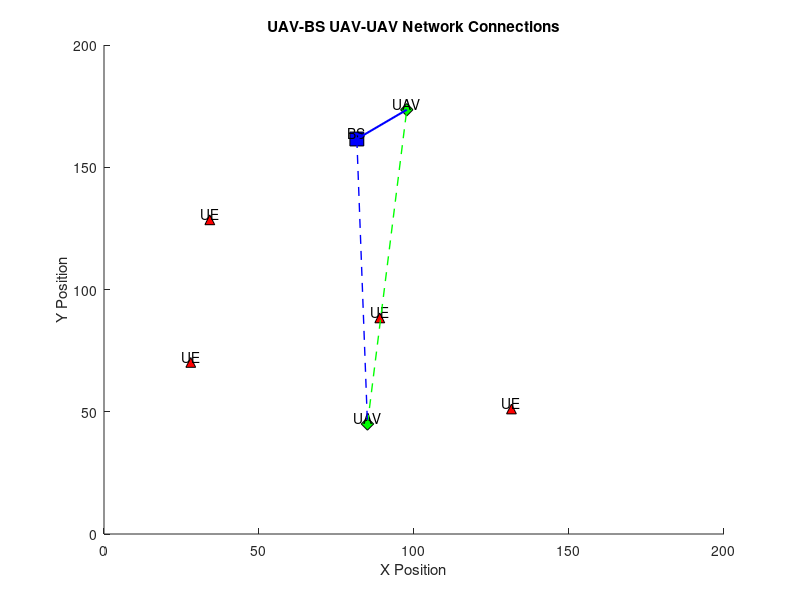
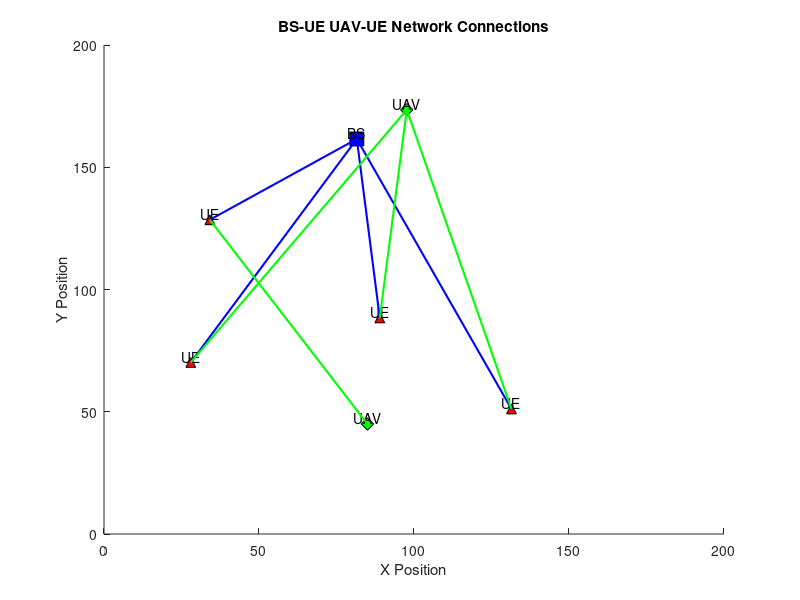
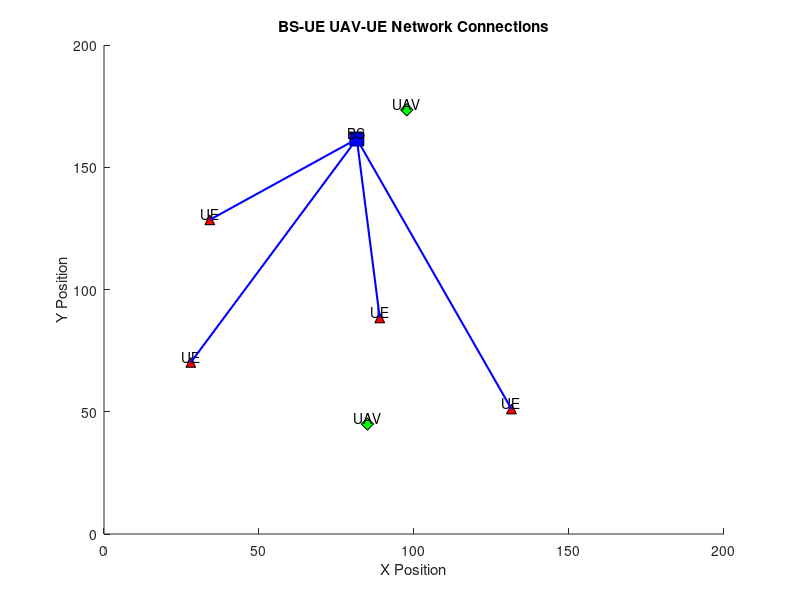

Write MATLAB code to recreate these figures, in order.
%% introduction
% 
% Paper reproduction
%               @By Yanting
clear;
close all;

function plot_UAV_connections(uav_positions, bs_positions, ue_positions, c_U, c_F, area_size)
    % Plot positions and connections in the UAV network
    % 
    % Inputs:
    %   uav_positions: (N x 2) matrix of UAV coordinates
    %   bs_positions: (F x 2) matrix of BS coordinates
    %   ue_positions: (M x 2) matrix of UE coordinates
    %   c_U: (N x N) matrix for UAV-to-UAV connections (1 for active, 0 for inactive)
    %   c_F: (F x N) matrix for BS-to-UAV connections (1 for active, 0 for inactive)
    %   b_U: (N x M) matrix for UAV-to-UE connections (1 for active, 0 for inactive)
    %   b_F: (F x M) matrix for BS-to-UE connections (1 for active, 0 for inactive)
    %   area_size: Scalar defining the area size for plot boundaries
    
    % Set up the plot
    figure;
    hold on;
    axis([0 area_size 0 area_size]);
    title('UAV-BS UAV-UAV Network Connections');
    xlabel('X Position');
    ylabel('Y Position');
    
    % Plot base stations
    scatter(bs_positions(:, 1), bs_positions(:, 2), 100, 's', 'filled', 'MarkerEdgeColor', 'k', 'MarkerFaceColor', 'b');
    text(bs_positions(:, 1), bs_positions(:, 2), 'BS', 'VerticalAlignment', 'bottom', 'HorizontalAlignment', 'center');
    
    % Plot UAVs
    scatter(uav_positions(:, 1), uav_positions(:, 2), 80, 'd', 'filled', 'MarkerEdgeColor', 'k', 'MarkerFaceColor', 'g');
    text(uav_positions(:, 1), uav_positions(:, 2), 'UAV', 'VerticalAlignment', 'bottom', 'HorizontalAlignment', 'center');
    
    % Plot UEs
    scatter(ue_positions(:, 1), ue_positions(:, 2), 50, '^', 'MarkerEdgeColor', 'k', 'MarkerFaceColor', 'r');
    text(ue_positions(:, 1), ue_positions(:, 2), 'UE', 'VerticalAlignment', 'bottom', 'HorizontalAlignment', 'center');
    
    % Plot UAV-to-UAV connections
    N = size(uav_positions, 1);
    for i = 1:N
        for j = i+1:N
            if c_U(i, j) == 1
                plot([uav_positions(i, 1), uav_positions(j, 1)], [uav_positions(i, 2), uav_positions(j, 2)], 'g-', 'LineWidth', 1.5); % Active UAV-to-UAV connection
               
            else
                plot([uav_positions(i, 1), uav_positions(j, 1)], [uav_positions(i, 2), uav_positions(j, 2)], 'g--', 'LineWidth', 1); % Inactive UAV-to-UAV connection
     
            end
        end
    end
    
    % Plot BS-to-UAV connections
    F = size(bs_positions, 1);
    for i = 1:F
        for j = 1:N
            if c_F(i, j) == 1
                plot([bs_positions(i, 1), uav_positions(j, 1)], [bs_positions(i, 2), uav_positions(j, 2)], 'b-', 'LineWidth', 1.5); % Active BS-to-UAV connection
            else
                plot([bs_positions(i, 1), uav_positions(j, 1)], [bs_positions(i, 2), uav_positions(j, 2)], 'b--', 'LineWidth', 1); % Inactive BS-to-UAV connection
            end
        end
    end
    
    
    % % Legend
    % legend({'Base Stations', 'UAVs', 'UEs', 'Active UAV-to-UAV', 'Inactive UAV-to-UAV', 'Active BS-to-UAV', 'Inactive BS-to-UAV'}, ...
    %        'Location', 'bestoutside');
    
    hold off;
end



function plot_UE_network_connections(uav_positions, bs_positions, ue_positions, b_U, b_F, area_size)
    % Plot positions and connections in the UAV network
    % 
    % Inputs:
    %   uav_positions: (N x 2) matrix of UAV coordinates
    %   bs_positions: (F x 2) matrix of BS coordinates
    %   ue_positions: (M x 2) matrix of UE coordinates
    %   c_U: (N x N) matrix for UAV-to-UAV connections (1 for active, 0 for inactive)
    %   c_F: (F x N) matrix for BS-to-UAV connections (1 for active, 0 for inactive)
    %   b_U: (N x M) matrix for UAV-to-UE connections (1 for active, 0 for inactive)
    %   b_F: (F x M) matrix for BS-to-UE connections (1 for active, 0 for inactive)
    %   area_size: Scalar defining the area size for plot boundaries
    
    % Set up the plot
    figure;
    hold on;
    axis([0 area_size 0 area_size]);
    title('BS-UE UAV-UE Network Connections');
    xlabel('X Position');
    ylabel('Y Position');
    
    % Plot base stations
    scatter(bs_positions(:, 1), bs_positions(:, 2), 100, 's', 'filled', 'MarkerEdgeColor', 'k', 'MarkerFaceColor', 'b');
    text(bs_positions(:, 1), bs_positions(:, 2), 'BS', 'VerticalAlignment', 'bottom', 'HorizontalAlignment', 'center');
    
    % Plot UAVs
    scatter(uav_positions(:, 1), uav_positions(:, 2), 80, 'd', 'filled', 'MarkerEdgeColor', 'k', 'MarkerFaceColor', 'g');
    text(uav_positions(:, 1), uav_positions(:, 2), 'UAV', 'VerticalAlignment', 'bottom', 'HorizontalAlignment', 'center');
    
    % Plot UEs
    scatter(ue_positions(:, 1), ue_positions(:, 2), 50, '^', 'MarkerEdgeColor', 'k', 'MarkerFaceColor', 'r');
    text(ue_positions(:, 1), ue_positions(:, 2), 'UE', 'VerticalAlignment', 'bottom', 'HorizontalAlignment', 'center');
    
    
    % Plot BS-to-UE connections
    M = size(ue_positions, 1);
    F = size(bs_positions, 1);
    N = size(uav_positions, 1);
    for i = 1:F
        for k = 1:M
            if b_F(i, k) == 1
                plot([bs_positions(i, 1), ue_positions(k, 1)], [bs_positions(i, 2), ue_positions(k, 2)], 'b-', 'LineWidth', 1.5); % Active BS-to-UE connection
            end
        end
    end
    
    % Plot UAV-to-UE connections
    for j = 1:N
        for k = 1:M
            if b_U(j, k) == 1
                plot([uav_positions(j, 1), ue_positions(k, 1)], [uav_positions(j, 2), ue_positions(k, 2)], 'g-', 'LineWidth', 1.5); % Active UAV-to-UE connection
            end
        end
    end
    
    % % Legend
    % legend({'Base Stations', 'UAVs', 'UEs', 'Active BS-to-UE', 'Active UAV-to-UE'}, ...
    %        'Location', 'bestoutside');
    % 
    hold off;
end




%% Algorithm 1 Initialization

% Parameters
N = 2; % Number of UAVs (example)
F = 1;  % Number of BSs (example)
M = 4; % Number of UEs (example)
Rc = 100; % Communication range threshold
Rt = 50; % Maximum coverage radius for UAVs
sqrt3Rt = sqrt(3) * Rt;

% Initialize variables
a = ones(N, 1);        % State of each UAV (1 = active, 0 = idle)
U_r = 1:N;             % Set of candidate UAVs for possible deletion
U_f = [];              % Set of idle UAVs that cannot be deleted

% Initialize connection matrices
c_U = zeros(N, N);     % Single-hop connection matrix among UAVs
c_F = zeros(F, N);     % Single-hop connection matrix between BSs and UAVs

% Random positions for demonstration (assuming a 2D plane for simplicity)
uav_positions = rand(N, 2) * 200; % Positions of UAVs (e.g., in a 500x500 area)
bs_positions = rand(F, 2) * 200;  % Positions of BSs
ue_positions = rand(M, 2) * 200;  % Positions of UEs


% Calculate distances and populate connection matrices
for i = 1:N

     % Distance between UAV i and UAV j
    for j = 1:N
        if i ~= j
            dist_UU = norm(uav_positions(i, :) - uav_positions(j, :)); % Distance between UAV i and UAV j
            if dist_UU <= Rc
                c_U(i, j) = 1; % Set connection if within communication range
            end
        end
    end

    % Distance between BS l and UAV i
    for l = 1:F
        dist_FB = norm(bs_positions(l, :) - uav_positions(i, :)); % Distance between BS l and UAV i
        if dist_FB <= Rc
            c_F(l, i) = 1; % Set connection if within communication range
        end
    end
end

% Plotting
area_size = 200;
plot_UAV_connections(uav_positions, bs_positions, ue_positions, c_U, c_F, area_size)





%% 
% Algorithm 2 Build/Update Connection Graphs

% Parameters

% Const for pathloss
f0 = 2e9; % Carrier frequency in Hz (example: 2 GHz)
c = 3e8; % Speed of light in m/s

% Const for connection
SINR_threshold = 1;  % SINR threshold for connection
ph = 0.1;             % Transmission power for UAVs
pf = 0.2;             % Transmission power for BSs
N0 = 1e-3;            % Noise power

alpha = 1; % ??
beta = 2; % ??
eta_LoS = 0.1; % ??
eta_NLoS = 0.2; % ??

height_UAV = 10; 
height_BS = 5; 

% Association matrices and degrees from Algorithm 1 (assumed initialized)
b_U = zeros(N, M);    % Association between UAVs and UEs
b_F = zeros(F, M);    % Association between BSs and UEs

zeta_u = zeros(N, 1); % Degree of each UAV (number of UEs connected to each UAV)
zeta_f = zeros(F, 1); % Degree of each BS (number of UEs connected to each BS)

xi_u = zeros(M, 1);   % Degree of each UE - UAVs
xi_f = zeros(M, 1);   % Degree of each UE - BSs
xi = zeros(M, 1);     % Total degree of each UE

% Distances between UAVs and UEs, BSs and UEs (example calculation)
uav_ue_distances = pdist2(uav_positions, ue_positions); % N x M matrix
bs_ue_distances = pdist2(bs_positions, ue_positions);   % F x M matrix

% Calculate the elevation angle in radians
tan_uav_ue = height_UAV ./ uav_ue_distances; % Angle between UAV i and point k (in degrees or radians)
theta_uav_ue = atan(tan_uav_ue);

tan_bs_ue = height_BS ./ bs_ue_distances; % Angle between UAV i and point k (in degrees or radians)
theta_bs_ue = atan(tan_bs_ue);



% Pathloss BS - UE
P_LoS_bs_ue = 1 ./ (1 + alpha * exp(-beta * (theta_bs_ue - alpha))); % matrix
FSPL_bs_ue = 20 * log10(bs_ue_distances) + 20 * log10(f0) + 20 * log10(4 * pi / c); % matrix
average_pathloss_LoSbs_ue = FSPL_bs_ue + eta_LoS ; % matrix
average_pathloss_NLoSbs_ue = FSPL_bs_ue + eta_NLoS ; % matrix
g_bs_ue = P_LoS_bs_ue .* average_pathloss_LoSbs_ue + (1 - P_LoS_bs_ue) .* average_pathloss_NLoSbs_ue; % pathloss - matrix


% Pathloss UAV - UE
P_LoS_uav_ue = 1 ./ (1 + alpha * exp(-beta * (theta_uav_ue - alpha))); % matrix
FSPL_uav_ue = 20 * log10(uav_ue_distances) + 20 * log10(f0) + 20 * log10(4 * pi / c);  % matrix
average_pathloss_LoSuav_ue = FSPL_uav_ue + eta_LoS ; % matrix
average_pathloss_NLoSuav_ue = FSPL_uav_ue + eta_NLoS ;  % matrix
g_uav_ue = P_LoS_uav_ue .* average_pathloss_LoSuav_ue + (1 - P_LoS_uav_ue) .* average_pathloss_NLoSuav_ue; % pathloss - matrix


% Loop through each BS, UAV, and UE to calculate SINR and update connections
for i = 1:F
    for k = 1:M
        % Calculate SINR for BS i and UE k
        % Calculate the path loss for each pair 
        signal_power = pf * g_bs_ue(i,k);

        % Calculate interference BS UE (sum of other BSs and UAVs)
        interference = N0; % Start with noise power
        for j = [1:i-1, i+1:F]  % Other BSs
            interference = interference + pf * g_bs_ue(j,k);
        end
        
        % Calculate SINR and update b_F, zeta_f, xi_f if connection is valid
        SINR_BS_UE = signal_power / interference;

        if SINR_BS_UE >= SINR_threshold
            b_F(i, k) = 1;
            zeta_f(i) = zeta_f(i) + 1;
            xi_f(k) = xi_f(k) + 1;
            xi(k) = xi(k) + 1;
        end
    end
end

for j = 1:N
    for k = 1:M
        % Calculate SINR for UAV j and UE k
        signal_power = ph * g_uav_ue(j,k);

        % Calculate interference (sum of other UAVs and BSs)
        interference = N0; % Start with noise power
        for n = [1:j-1, j+1:N]  % UAVs
            interference = interference + ph * g_uav_ue(n, k);
        end
        
        % Calculate SINR and update b_U, zeta_u, xi_u if connection is valid
        SINR_UAV_UE = signal_power / interference;
        if SINR_UAV_UE >= SINR_threshold
            b_U(j, k) = 1;
            zeta_u(j) = zeta_u(j) + 1;
            xi_u(k) = xi_u(k) + 1;
            xi(k) = xi(k) + 1;
        end
    end
end

plot_UE_network_connections(uav_positions, bs_positions, ue_positions, b_U, b_F, area_size)





%% Algorithm 3 Delete Redundant Connections Between BSs/UAVs and UEs

% Parameters (from previous algorithms)
Mmax_F = 2; % Maximum number of UEs per BS
Mmax_H = 2;  % Maximum number of UEs per UAV

% Inputs from Algorithm 2 (for demonstration, assumed initialized)
% b_F, b_U, zeta_f, zeta_u, xi_f, xi_u, xi (association matrices and degrees)

% Loop to remove redundant connections while there are UEs connected to more than one node
while max(xi) > 1
    % Step 1: Handle Redundant Connections for BSs
    % cnt=1;
    while max(xi_f) > 1  % Check if any UE is connected to multiple BSs
        % cnt=cnt+1;
        % disp(cnt);
        % to delete i = find(zeta_f == max(zeta_f), 1);  % Find BS with the highest degree
        [~, i] = max(zeta_f);
    
        % Find UEs connected to this BS
        phi = find(b_F(i, :) == 1);  % Set of UEs connected to BS i
        psi = xi_f(phi);             % Degrees of these UEs to BSs
    
        % Remove extra connections if BS degree exceeds Mmax_F
        while length(phi) > Mmax_F
            % Find the UE with the highest degree among the connected UEs
            [~, k_idx] = max(psi);
            k = phi(k_idx);
    
            % UE-BS important
            b_F(i, k) = 0;  % Remove connection from BS i to UE k
            zeta_f(i) = zeta_f(i) - 1;  % Decrease BS degree


            xi_f(k) = xi_f(k) - 1;      % Decrease UE-BS degree
            xi(k) = xi(k) - 1;          % Decrease total degree of UE
            % Update variables after deletion
            phi(k_idx) = [];
            psi(k_idx) = [];
            %
    
        end
    
    
        % Remove all other connections to these UEs from different BSs
        b_F(i, :) = 0;
        for k = phi
            b_F(:, k) = 0;  % Clear connections to other BSs for UE k
            b_F(i, k) = 1;  % Retain only the connection to the current BS i
            b_U(:, k) = 0; % ok

        end
        xi_f = sum(b_F)'; % ok   
        xi_u = sum(b_U)'; % ok
        zeta_f = sum(b_F, 2);  
        zeta_u = sum(b_U, 2);  
        xi = xi_f + xi_u; % ok
    end
    disp('Step 1 finished.');
    
    % Step 2: Handle Redundant Connections for UAVs
    while max(xi_u) > 1  % Check if any UE is connected to multiple UAVs
    
        [~, j] = max(zeta_u);
    
        % Find UEs connected to this UAV
        phi_prime = find(b_U(j, :) == 1);  % Set of UEs connected to UAV j
        psi_prime = xi_u(phi_prime);       % Degrees of these UEs to UAVs
        
        % Remove extra connections if UAV degree exceeds Mmax_H
        while length(phi_prime) > Mmax_H
            % Find the UE with the highest degree among the connected UEs
            [~, l_idx] = max(psi_prime);
            l = phi_prime(l_idx);
    
            b_U(j, l) = 0;  % Remove connection from UAV j to UE l
            zeta_u(j) = zeta_u(j) - 1;  % Decrease UAV degree
            xi_u(l) = xi_u(l) - 1;      % Decrease UE-UAV degree
            xi(l) = xi(l) - 1;          % Decrease total degree of UE
    
            % Update variables after deletion
            phi_prime(l_idx) = [];
            psi_prime(l_idx) = [];
    
        end
        
        % Remove all other connections to these UEs from different UAVs
        b_U(j, :) = 0;
        for l = phi_prime
            b_U(:, l) = 0;  % Clear connections to other UAVs for UE l
            b_U(j, l) = 1;  % Retain only the connection to the current UAV j
        end
    
        xi_u = sum(b_U)'; % ok
        zeta_u = sum(b_U, 2);  
        xi = xi_f + xi_u; % ok
    
    end
    
    % Step 3: Final Check for UEs with Multiple Connections
    if max(xi) > 1  % There are still UEs connected to both BSs and UAVs
        phi_double = find(xi > 1);  % UEs with multiple connections
        % Remove UAV connections for these UEs
        for k = phi_double
            b_U(:, k) = 0;  % Set all UAV connections for UE k to 0
        end
    end
    
    % Update matrices and degrees after removal of redundant connections
    zeta_f = sum(b_F, 2);  % Recalculate BS degrees
    zeta_u = sum(b_U, 2);  % Recalculate UAV degrees
    xi_f = sum(b_F, 1)';   % Recalculate UE degrees for BS connections
    xi_u = sum(b_U, 1)';   % Recalculate UE degrees for UAV connections
    xi = xi_f + xi_u;      % Recalculate total degree of each UE
end


plot_UE_network_connections(uav_positions, bs_positions, ue_positions, b_U, b_F, area_size)

